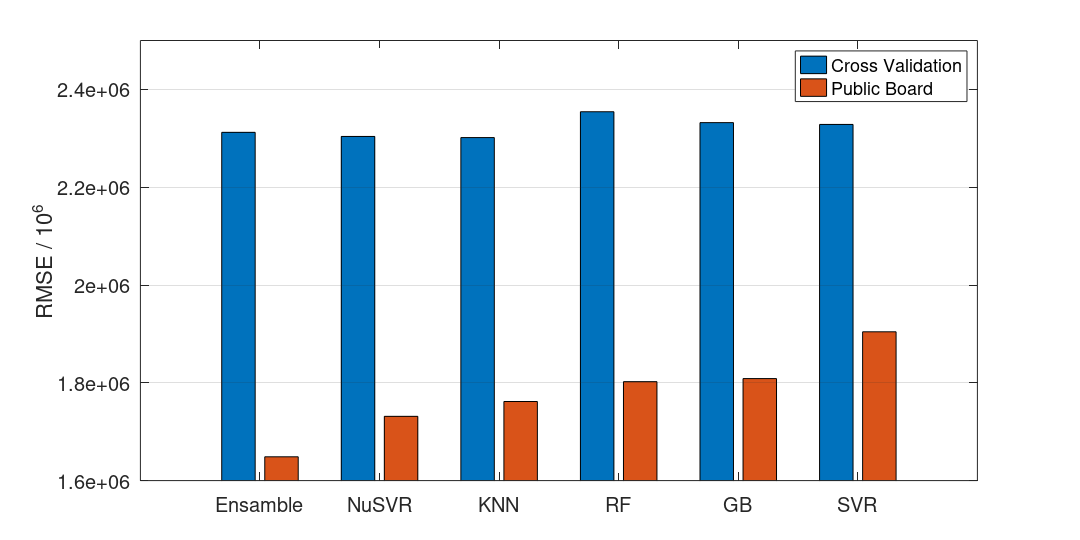

Source code (MATLAB):
% #!/usr/bin/env octave -qf

figure('visible','off');
fig = figure;

cv_scores = [2.31220; 2.30149; 2.30379; 2.32837; 2.33207; 2.35433]*1e6;
pb_scores = [1.64870; 1.76177; 1.73142; 1.90432; 1.80864; 1.80236]*1e6;
model_names = ['Ensamble'; '  KNN   '; '  NuSVR '; '   SVR  '; '   GB   '; '   RF   '];

% sort by public board score
[B, I] = sort(pb_scores);

cv_scores = cv_scores(I);
pb_scores = pb_scores(I);
model_names = model_names(I, :);


scores = [cv_scores, pb_scores];

bar(scores);

set(gca,'ygrid','on')

% title('RMSE / 10^6 ', 'FontSize', 16, 'FontWeight', 'bold', 'FontName', 'Helvetica');
% xlabel('Models', 'FontSize', 16, 'FontName', 'Helvetica');
ylabel('RMSE / 10^6', 'FontSize', 16, 'FontName', 'Helvetica');

ylim([1.6e6 2.5e6]);

set(gca, 'XTickLabel', model_names);

h = legend({'Cross Validation', 'Public Board'});

set(h, 'FontSize', 16, 'FontName', 'Helvetica');

set(gca, 'FontSize', 16, 'FontName', 'Helvetica');

set(gcf,'paperposition',[0,0,8*1.5,4*1.5])

print('-depsc', '../figs/models.eps');

close(fig);